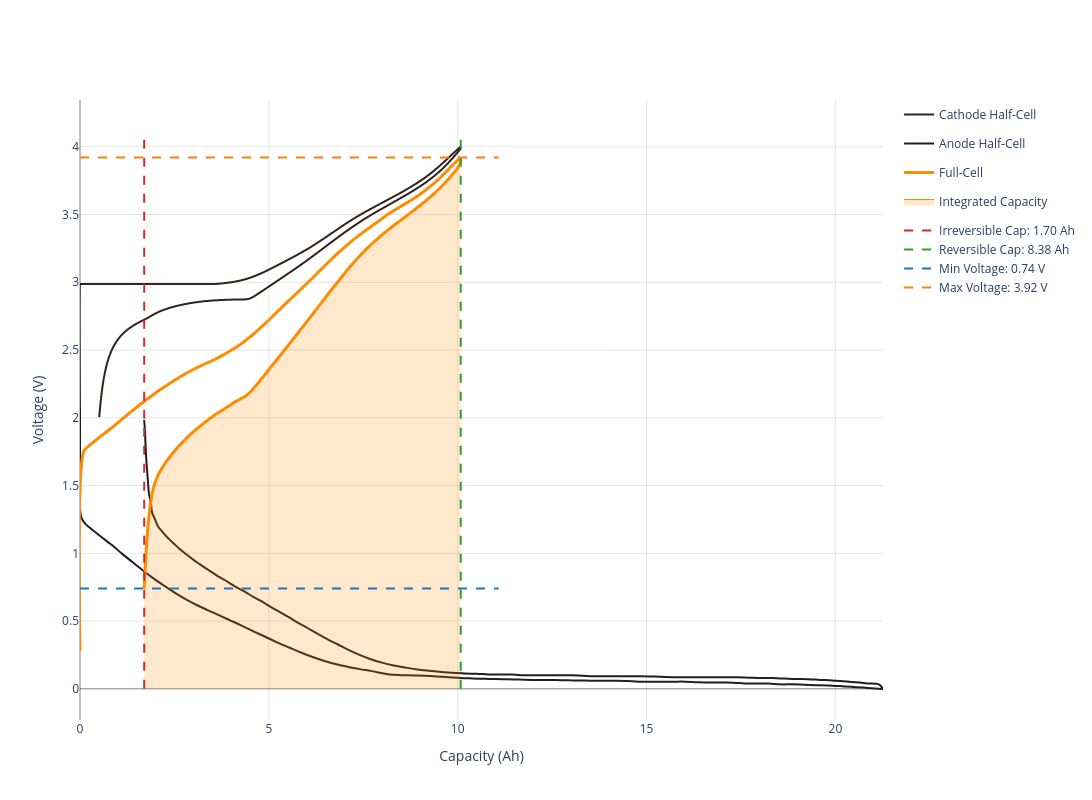

Write notebook code for a chart like this one.
### Code cell
my_cell.get_capacity_plot(width=1300, height=800).show()

### Figure 1 — Plotly figure (JSON) as saved in the notebook; plotly's stock layout.template omitted (floating-point values rounded to 4 significant figures; data arrays with more than 128 entries replaced by an {"elided": "..."} marker saying what was removed)
{"data": [{"customdata": {"elided": "8606 float values"}, "hovertemplate": "<b>Cathode</b><br>Capacity: %{x:.2f} mAh/cm²<br>Voltage: %{y:.3f} V<br>Direction: %{customdata}<extra></extra>", "line": {"color": "#2f241f", "shape": "spline", "width": 2}, "mode": "lines", "name": "Cathode Half-Cell", "type": "scatter", "x": {"elided": "8606 float values"}, "y": {"elided": "8606 float values"}}, {"customdata": {"elided": "173 float values"}, "hovertemplate": "<b>Anode</b><br>Capacity: %{x:.2f} mAh/cm²<br>Voltage: %{y:.3f} V<br>Direction: %{customdata}<extra></extra>", "line": {"color": "#1f1f1f", "shape": "spline", "width": 2}, "mode": "lines", "name": "Anode Half-Cell", "type": "scatter", "x": {"elided": "173 float values"}, "y": {"elided": "173 float values"}}, {"customdata": {"elided": "201 float values"}, "hovertemplate": "<b>Full-Cell</b><br>Capacity: %{x:.2f} mAh/cm²<br>Voltage: %{y:.3f} V<br>Direction: %{customdata}<extra></extra>", "line": {"color": "#ff8c00", "shape": "spline", "width": 3}, "mode": "lines", "name": "Full-Cell", "type": "scatter", "x": {"elided": "201 float values"}, "y": {"elided": "201 float values"}}, {"fill": "tozeroy", "fillcolor": "rgba(255, 140, 0, 0.2)", "line": {"color": "#ff8c00", "width": 1}, "mode": "lines", "name": "Integrated Capacity", "type": "scatter", "x": [10.08, 9.991, 9.907, 9.822, 9.737, 9.653, 9.568, 9.484, 9.399, 9.314, 9.23, 9.145, 9.06, 8.976, 8.891, 8.807, 8.722, 8.637, 8.553, 8.468, 8.383, 8.299, 8.214, 8.13, 8.045, 7.96, 7.876, 7.791, 7.707, 7.622, 7.537, 7.453, 7.368, 7.283, 7.199, 7.114, 7.029, 6.945, 6.86, 6.776, 6.691, 6.606, 6.522, 6.437, 6.353, 6.268, 6.183, 6.099, 6.014, 5.929, 5.845, 5.76, 5.676, 5.591, 5.506, 5.422, 5.337, 5.252, 5.168, 5.083, 4.998, 4.914, 4.829, 4.745, 4.66, 4.575, 4.491, 4.406, 4.322, 4.237, 4.152, 4.068, 3.983, 3.898, 3.814, 3.729, 3.645, 3.56, 3.475, 3.391, 3.306, 3.221, 3.137, 3.052, 2.968, 2.883, 2.798, 2.714, 2.629, 2.545, 2.46, 2.375, 2.291, 2.206, 2.121, 2.037, 1.952, 1.867, 1.783, 1.698], "y": [3.885, 3.84, 3.811, 3.783, 3.756, 3.731, 3.707, 3.683, 3.66, 3.639, 3.618, 3.599, 3.58, 3.561, 3.543, 3.524, 3.506, 3.489, 3.471, 3.453, 3.435, 3.417, 3.398, 3.38, 3.361, 3.341, 3.321, 3.3, 3.278, 3.256, 3.232, 3.208, 3.183, 3.157, 3.13, 3.103, 3.074, 3.045, 3.015, 2.986, 2.956, 2.927, 2.897, 2.866, 2.835, 2.804, 2.773, 2.742, 2.712, 2.682, 2.652, 2.622, 2.592, 2.561, 2.531, 2.502, 2.472, 2.443, 2.414, 2.385, 2.355, 2.325, 2.295, 2.267, 2.239, 2.211, 2.185, 2.165, 2.15, 2.137, 2.124, 2.111, 2.095, 2.08, 2.064, 2.05, 2.034, 2.018, 2.001, 1.984, 1.966, 1.947, 1.929, 1.909, 1.888, 1.866, 1.844, 1.82, 1.796, 1.768, 1.74, 1.711, 1.679, 1.644, 1.605, 1.557, 1.49, 1.368, 1.143, 0.7394]}, {"legendgroup": "guides", "line": {"color": "#d62728", "dash": "dash", "width": 2}, "mode": "lines", "name": "Irreversible Cap: 1.70 Ah", "showlegend": true, "type": "scatter", "x": [1.7, 1.7], "y": [0, 4.116]}, {"legendgroup": "guides", "line": {"color": "#2ca02c", "dash": "dash", "width": 2}, "mode": "lines", "name": "Reversible Cap: 8.38 Ah", "showlegend": true, "type": "scatter", "x": [10.08, 10.08], "y": [0, 4.116]}, {"legendgroup": "guides", "line": {"color": "#1f77b4", "dash": "dash", "width": 2}, "mode": "lines", "name": "Min Voltage: 0.74 V", "showlegend": true, "type": "scatter", "x": [0, 11.08], "y": [0.74, 0.74]}, {"legendgroup": "guides", "line": {"color": "#ff7f0e", "dash": "dash", "width": 2}, "mode": "lines", "name": "Max Voltage: 3.92 V", "showlegend": true, "type": "scatter", "x": [0, 11.08], "y": [3.92, 3.92]}], "layout": {"height": 800, "hovermode": "closest", "paper_bgcolor": "white", "plot_bgcolor": "white", "width": 1300, "xaxis": {"gridcolor": "rgba(128, 128, 128, 0.2)", "gridwidth": 1, "showgrid": true, "title": {"text": "Capacity (Ah)"}, "zeroline": true, "zerolinecolor": "rgba(0, 0, 0, 0.5)", "zerolinewidth": 1}, "yaxis": {"gridcolor": "rgba(128, 128, 128, 0.2)", "gridwidth": 1, "showgrid": true, "title": {"text": "Voltage (V)"}, "zeroline": true, "zerolinecolor": "rgba(0, 0, 0, 0.5)", "zerolinewidth": 1}}}
